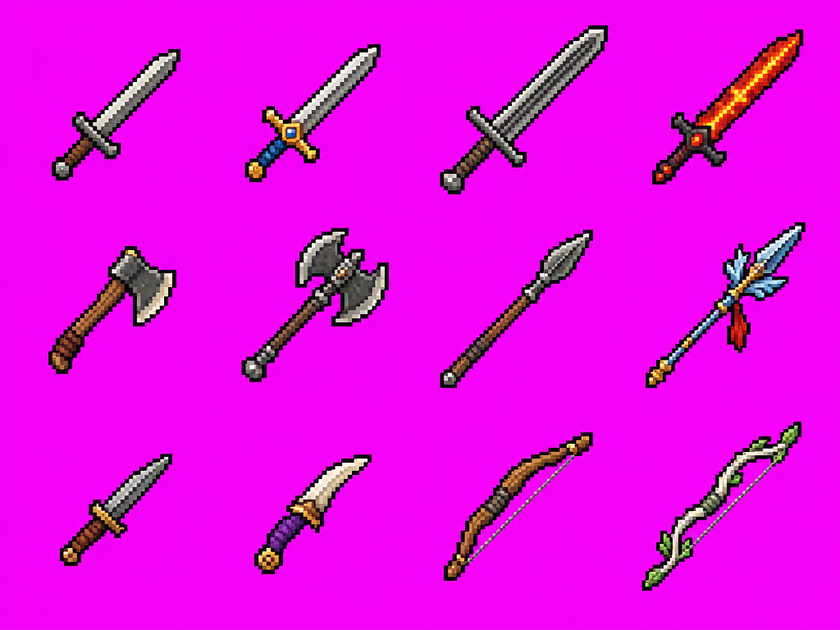
#> input picture art-src/gen/icons-weapons-sheet.png, 840 x 630 px, shrunk from 1024 x 768 before the run, found by its file name
$ python build_items.py gen/icons-weapons-sheet.png
#> lines starting #> are read from the running program, lines starting #| are printed output that depends on the picture
### art-src/artlib.py
"""Shared helpers for the art pipeline (Pillow). Run scripts with python3 -I."""
import os

from PIL import Image

OUTLINE = (24, 16, 20, 255)


def magenta_level(r, g, b):
    return min(r, b) - g


def key_magenta(img):
    """Flat magenta background -> transparent. Fringe pixels (outline blended
    with magenta) become the outline colour so edges stay dark."""
    img = img.convert("RGBA")
    px = img.load()
    w, h = img.size
    for y in range(h):
        for x in range(w):
            r, g, b, a = px[x, y]
            m = magenta_level(r, g, b)
            if m > 110:
                px[x, y] = (0, 0, 0, 0)
            elif m > 45 and r > 70 and b > 70:
                px[x, y] = OUTLINE
    return img


def bands(counts, min_gap, min_len=8):
    """Runs of non-zero counts, merging gaps shorter than min_gap."""
    runs = []
    start = None
    gap = 0
    for i, c in enumerate(counts):
        if c:
            if start is None:
                start = i
            gap = 0
            end = i
        elif start is not None:
            gap += 1
            if gap >= min_gap:
                runs.append((start, end))
                start = None
    if start is not None:
        runs.append((start, end))
    return [r for r in runs if r[1] - r[0] >= min_len]


def frames(img, min_gap=24):
    """Split a keyed sheet into rows of frame boxes (x0, y0, x1, y1)."""
    w, h = img.size
    a = img.getchannel("A").load()
    rows = bands([sum(1 for x in range(w) if a[x, y]) for y in range(h)], min_gap)
    out = []
    for y0, y1 in rows:
        cols = bands([sum(1 for y in range(y0, y1 + 1) if a[x, y]) for x in range(w)], min_gap)
        boxes = []
        for x0, x1 in cols:
            ys = [y for y in range(y0, y1 + 1) if any(a[x, y] for x in range(x0, x1 + 1))]
            boxes.append((x0, ys[0], x1 + 1, ys[-1] + 1))
        out.append(boxes)
    return out


def is_green(c):
    r, g, b = c[:3]
    return g >= r - 3 and g > b + 10 and g > 30


# [5 lines left out: function is_steel, not called in this run]


def parse_args(argv):
    """<repo_root> [--force] -> (root, force)."""
    force = "--force" in argv
    rest = [a for a in argv[1:] if a != "--force"]
    return rest[0], force


# [9 lines left out: function save_guarded, not called in this run]


def count_colors(img):
    return len({c for c in img.getdata() if c[3]})


def upscale(img, k):
    return img.resize((img.width * k, img.height * k), Image.NEAREST)


def lum(c):
    return 0.3 * c[0] + 0.59 * c[1] + 0.11 * c[2]


# [34 lines left out: functions icon_pixels, kmeans, not called in this run]


def kmeans_ramp(pixels, k):
    return [c for c, _ in kmeans(pixels, k)]


def icon_ramp(path, k, select=None, dark=36):
    """Ramp dark -> light sampled from an item icon (see kmeans)."""
    return kmeans_ramp(icon_pixels(path, select, dark), k)


# [44 lines left out: functions icon_ramp_shares, quantile_index, colour_counts, not called in this run]

### art-src/build_items.py
"""Build the equipment, material and outfit icons (16x16) and the rarity
frames (18x18).

python3 -I art-src/build_items.py <repo_root> [--force]

Inputs (see docs/assets.md), all on magenta:
  art-src/gen/icons-weapons-sheet.png    12 weapons, 4x3, reading order = WEAPONS
  art-src/gen/icons-armor-sheet.png      6 armors, 3x2
  art-src/gen/icons-helms-packs-sheet.png  4 helms + 2 backpacks, 3x2
  art-src/gen/icons-backpack-large.png   1 backpack
  art-src/gen/r2/icon-sword-midnight-2.png  1 weapon (sword_midnight)
  art-src/gen/icons-materials-sheet.png  10 materials, 5x2 (only 4 still used)
  art-src/gen/icons-materials2-sheet.png 6 materials, 3x2
  game/assets/characters/climber/{body.png, outfits/<id>/{hair,outfit}.png}
    (outfit icons: head-and-shoulders crop of the front idle frame, 1:1)
Outputs:
  game/assets/items/<id>.png              16x16, transparent, <= 16 colours
  game/assets/items/frames/{common,rare,epic}.png  18x18 rarity rings: the
    16x16 icon goes at (1, 1) inside the ring; centre transparent.
"""
import os
import sys

sys.path.insert(0, os.path.dirname(os.path.abspath(__file__)))

from PIL import Image, ImageEnhance  # noqa: E402

from artlib import OUTLINE, frames, key_magenta, parse_args, save_guarded  # noqa: E402

SHEETS = [
    ("icons-weapons-sheet.png", [
        "sword_iron", "sword_knight", "longsword_steel", "longsword_ember",
        "axe_woodcutter", "axe_war", "spear_hunter", "spear_dragoon",
        "dagger_rogue", "dagger_twin_fang", "bow_short", "bow_elven"]),
    ("icons-armor-sheet.png", [
        "armor_cloth", "armor_leather", "armor_chain",
        "armor_scale", "armor_plate", "armor_shadow"]),
    ("icons-helms-packs-sheet.png", [
        "helm_hood", "helm_iron", "helm_horned",
        "helm_circlet", "backpack_small", "backpack_medium"]),
    ("icons-backpack-large.png", ["backpack_large"]),
    ("r2/icon-sword-midnight-2.png", ["sword_midnight"]),
    ("icons-materials-sheet.png", [
        None, None, None, None, None,
        "mat_beetle_horn", "mat_obsidian", None, "mat_specter_cloth", "mat_tower_crystal"]),
    ("icons-materials2-sheet.png", [
        "mat_iron_ore", "mat_old_leather", "mat_ash_wood",
        "mat_chitin", "mat_silver_ore", "mat_coal"]),
]
OUTFITS = ["starter", "casaco_longo", "cavaleiro_leve", "tunica_ferreiro", "manto_mago", "sobretudo_noite", "traje_sombra"]
# Thin weapon sheets: drawn crisp (see icon()).
CRISP = ("icons-weapons-sheet.png", "r2/icon-sword-midnight-2.png")
COLORS = 16
BRIGHTEN = {"armor_shadow": 1.6, "mat_obsidian": 1.5, "sword_midnight": 1.4}
# Thin blades that would shrink to 1 px: stretched across the blade (x k)
# before the downscale, so the black blade keeps its silver edges.
WIDEN = {"sword_midnight": 2.0}
# Rarity ring colours: (outer dark edge, main, highlight on the top-left).
RARITY = {
    "common": ((60, 56, 60), (214, 210, 200), (250, 248, 240)),
    "rare": ((20, 34, 80), (60, 120, 230), (150, 200, 255)),
    "epic": ((44, 16, 64), (150, 70, 210), (220, 160, 255)),
}


# [45 lines left out: functions fit, quantize, icon, brighten, not called in this run]


def boxes(img):
    """Icon boxes in reading order (rows of frames(), left to right)."""
    out = []
    for row in frames(img, min_gap=30):
        out.extend(sorted(row))
    return out


# [42 lines left out: functions widen, ring, bust, not called in this run]


def main():
    root, force = parse_args(sys.argv)
    gen = os.path.join(root, "art-src/gen")
    out = os.path.join(root, "game/assets/items")
    os.makedirs(os.path.join(out, "frames"), exist_ok=True)
    for fn, ids in SHEETS:
        img = key_magenta(Image.open(os.path.join(gen, fn)))
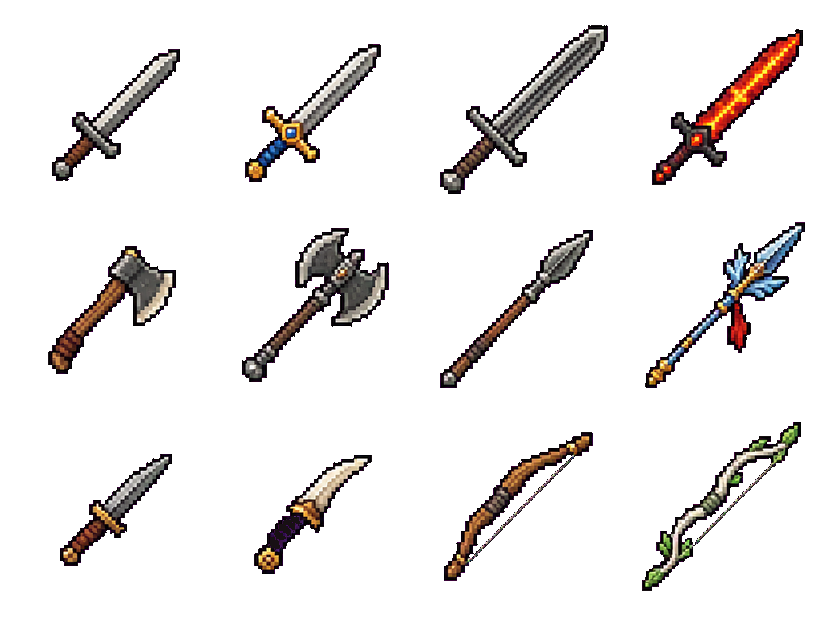
#> img: PIL image 840x630 RGBA; mean R, G, B, A 11.1, 8.8, 8, 29.3; transparent parts drawn white
        bx = boxes(img)
#> in frames, `w, h = img.size`: w = 840; h = 630
#> in bands, `gap = 0`: gap = 0
#> in frames, `rows = bands([sum(1 for x in range(w) if a[x, y]) for y in range(h)], ..`: rows = [(25, 387), (422, 590)]
#> the loop in boxes, `for row in frames(img, min_gap=30):` made 2 passes
#> after the loop in boxes, `for row in frames(img, min_gap=30):`: out = [(48, 49, 180, 374), (242, 44, 389, 382), (440, 25, 608, 388), (645, 29, 805, 388), (60, 454, 172, 566), (254, 455, 372, 574), (444, 432, 593, 581), (642, 422, 801, 591)]
#> bx has the same summary as out in boxes
#> (the run stopped early here; a loop or call above may not have finished)
